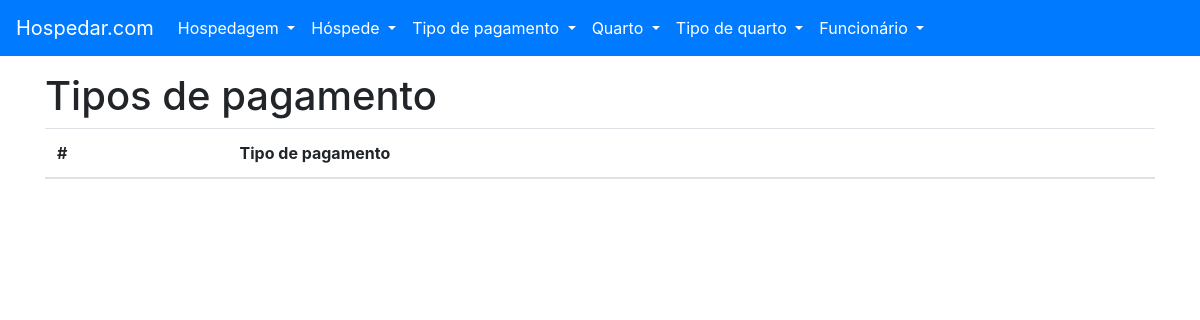
/tipo_pagamento/listar, run on an earlier commit of the app's database.
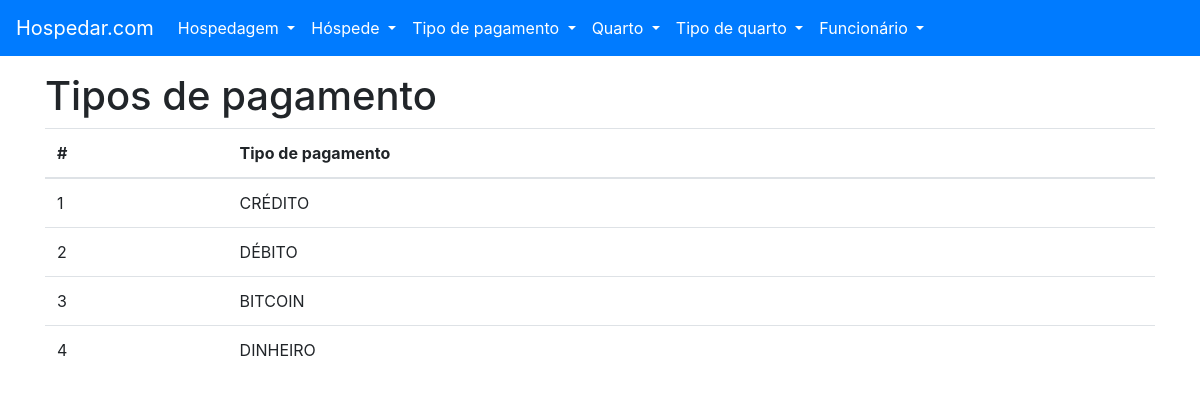
And on a later commit of the database.
### tables this page shows
CREATE TABLE "TIPO_PAGAMENTO" (
	"ID_TIPO_PAGAMENTO" INTEGER NOT NULL PRIMARY KEY AUTOINCREMENT UNIQUE,
	"NO_TIPO_PAGAMENTO" VARCHAR(16) NOT NULL UNIQUE
);

### project/backend/tipo_pagamento/views.py (the view)
def listar():
    with TipoPagamentoModel(DATABASE_URL) as db:
        try:
            tipo_pagamento = db.select_all()
        except (DatabaseException, OperationalError, IntegrityError) as err:
            flash(str(err), 'danger')
            return render_template('tipo_pagamento-listar.html')
    return render_template('tipo_pagamento-listar.html', tipo_pagamento=tipo_pagamento)

### project/backend/main/models.py (called while the page is built)
    def __enter__(self):
        self.open()
        return self

    def __exit__(self, exc_type, exc_val, exc_tb):
        self.close()

    @property
    def cursor(self):
        return self._cursor

    def open(self):
        self._connection = sqlite3.connect(self.url)
        self._cursor = self._connection.cursor()

    def close(self):
        self._connection.close()

    def cursor_to_dict(self, cursors: Iterable):
        return [dict(zip(self.__tablecolumns__, cursor)) for cursor in cursors]

    def select_all(self):
        if self._connection:
            return self.cursor_to_dict(self.cursor.execute(f'SELECT * FROM "{self.__tablename__}" ;'))
        raise ProgrammingError('ProgrammingError: Cannot operate on a closed database.')

### project/frontend/templates/tipo_pagamento-listar.html (shortened to what this page needs)
{% extends 'base.html' %}
{% from 'macros.html' import flash %}
{% block content %}
    <h1>Tipos de pagamento</h1>
    <table class="table">
        <thead>
        <tr>
            <th scope="col">#</th>
            <th scope="col">Tipo de pagamento</th>
        </tr>
        </thead>
        <tbody>
        {% for tipo in tipo_pagamento %}
            <tr>
                <td scope="row">{{ tipo['ID_TIPO_PAGAMENTO'] }}</td>
                <td>{{ tipo['NO_TIPO_PAGAMENTO'] }}</td>
            </tr>
        {% endfor %}
        </tbody>
    </table>
{% endblock content%}

What changed in the data, as far as the page shows it:
added TIPO_PAGAMENTO: ID_TIPO_PAGAMENTO "1", NO_TIPO_PAGAMENTO "CRÉDITO"
added TIPO_PAGAMENTO: ID_TIPO_PAGAMENTO "2", NO_TIPO_PAGAMENTO "DÉBITO"
added TIPO_PAGAMENTO: ID_TIPO_PAGAMENTO "3", NO_TIPO_PAGAMENTO "BITCOIN"
added TIPO_PAGAMENTO: ID_TIPO_PAGAMENTO "4", NO_TIPO_PAGAMENTO "DINHEIRO"
